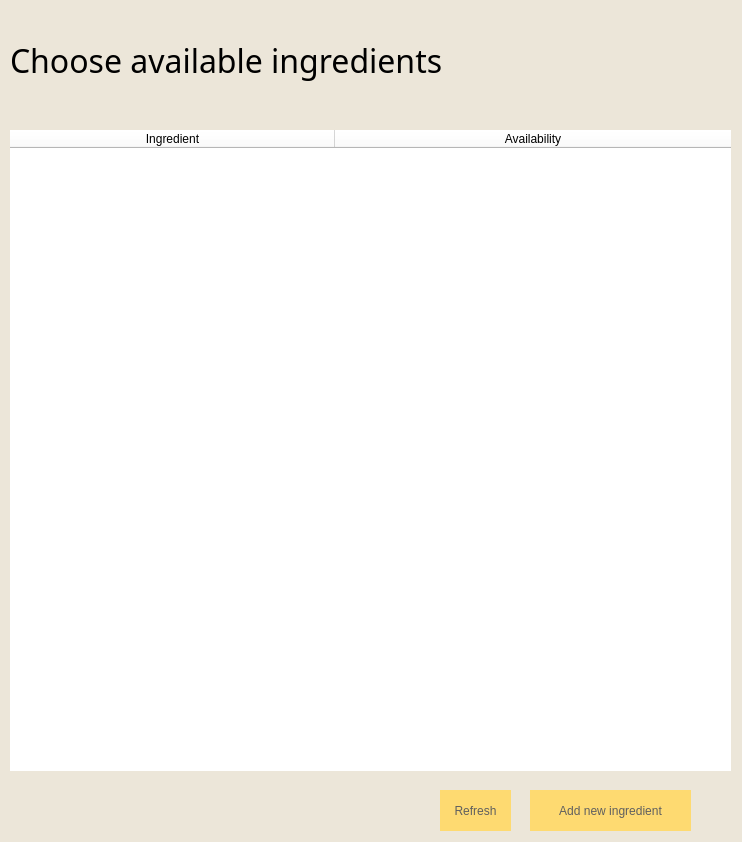
<?xml version="1.0" encoding="UTF-8"?>
<ui version="4.0">
 <class>Form</class>
 <widget class="QWidget" name="Form">
  <property name="geometry">
   <rect>
    <x>0</x>
    <y>0</y>
    <width>742</width>
    <height>842</height>
   </rect>
  </property>
  <property name="windowTitle">
   <string>Choose Ingredients</string>
  </property>
  <property name="styleSheet">
   <string notr="true">background-color: rgb(236, 230, 217);</string>
  </property>
  <widget class="QLabel" name="label">
   <property name="geometry">
    <rect>
     <x>10</x>
     <y>10</y>
     <width>531</width>
     <height>101</height>
    </rect>
   </property>
   <property name="font">
    <font>
     <family>Lady Marmalade</family>
     <pointsize>24</pointsize>
    </font>
   </property>
   <property name="text">
    <string>Choose available ingredients</string>
   </property>
  </widget>
  <widget class="QTableWidget" name="table">
   <property name="geometry">
    <rect>
     <x>10</x>
     <y>130</y>
     <width>721</width>
     <height>641</height>
    </rect>
   </property>
   <property name="styleSheet">
    <string notr="true">background-color: rgb(255, 255, 255);
font: 16pt &quot;Carefree Cyrillic&quot;;
border: none;</string>
   </property>
   <attribute name="horizontalHeaderCascadingSectionResizes">
    <bool>true</bool>
   </attribute>
   <attribute name="horizontalHeaderDefaultSectionSize">
    <number>325</number>
   </attribute>
   <attribute name="horizontalHeaderMinimumSectionSize">
    <number>100</number>
   </attribute>
   <attribute name="horizontalHeaderStretchLastSection">
    <bool>true</bool>
   </attribute>
   <attribute name="verticalHeaderShowSortIndicator" stdset="0">
    <bool>true</bool>
   </attribute>
   <column>
    <property name="text">
     <string>Ingredient</string>
    </property>
    <property name="toolTip">
     <string/>
    </property>
    <property name="whatsThis">
     <string/>
    </property>
   </column>
   <column>
    <property name="text">
     <string>Availability</string>
    </property>
    <property name="toolTip">
     <string/>
    </property>
   </column>
  </widget>
  <widget class="QPushButton" name="addIngr">
   <property name="geometry">
    <rect>
     <x>530</x>
     <y>790</y>
     <width>161</width>
     <height>41</height>
    </rect>
   </property>
   <property name="styleSheet">
    <string notr="true">background-color: rgb(254, 218, 113);
border: none;
color: rgb(95, 95, 95);
font: 10pt &quot;Arial&quot;;</string>
   </property>
   <property name="text">
    <string>Add new ingredient</string>
   </property>
  </widget>
  <widget class="QPushButton" name="refresh">
   <property name="geometry">
    <rect>
     <x>440</x>
     <y>790</y>
     <width>71</width>
     <height>41</height>
    </rect>
   </property>
   <property name="styleSheet">
    <string notr="true">background-color: rgb(254, 218, 113);
border: none;
color: rgb(95, 95, 95);
font: 10pt &quot;Arial&quot;;</string>
   </property>
   <property name="text">
    <string>Refresh</string>
   </property>
  </widget>
 </widget>
 <resources/>
 <connections/>
</ui>
